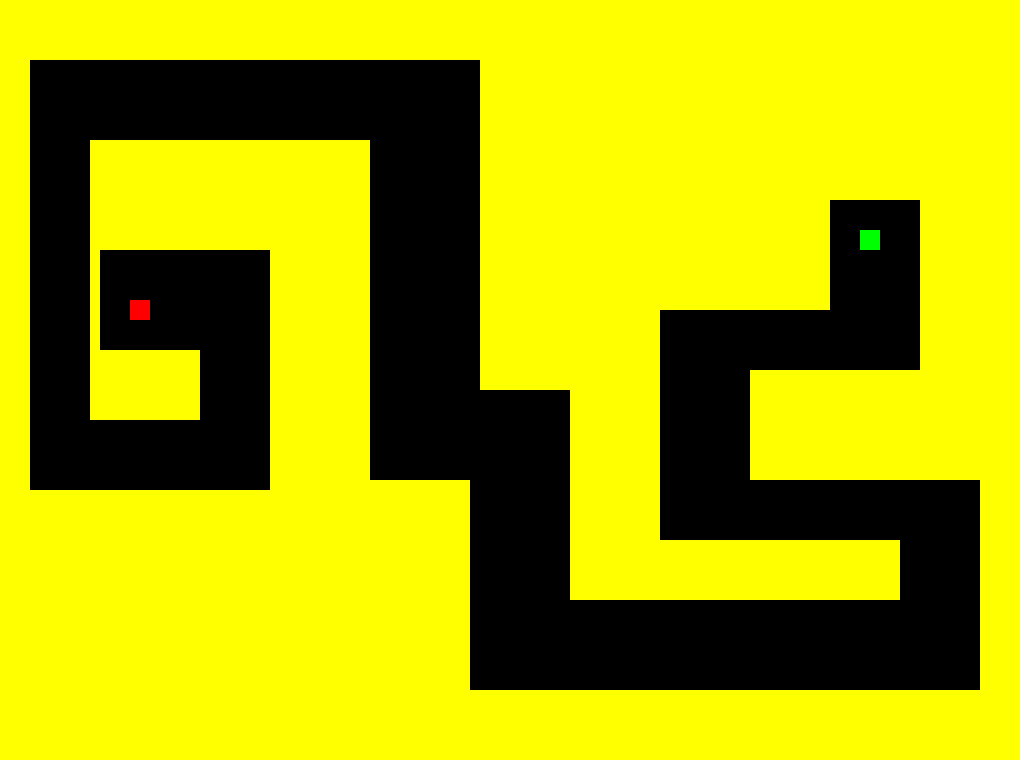

Rendered tile map (Tiled .tmx) drawn with the repository's tilesets; below, a short description and the map source with its tile grids summarised:
An orthogonal 102x76 tile map with 10x10 px tiles, 1 tile layer (Tile Layer 1) and 48 objects (start, end).

<map version="1.0" orientation="orthogonal" renderorder="right-down" width="102" height="76" tilewidth="10" tileheight="10">
 <tileset firstgid="1" name="devtiles" tilewidth="10" tileheight="10">
  <image source="../art/devtiles.png" width="100" height="100" />
 </tileset>
 <layer name="Tile Layer 1" width="102" height="76">
  <data>[7752 cells, 5217 non-empty, 3 distinct tile ids]</data>
 </layer>
 <objectgroup name="poi">
  <object name="Start" type="start" x="860" y="230" width="20" height="20" />
  <object name="End" type="end" x="130" y="300" width="20" height="20" />
 </objectgroup>
 <objectgroup name="Walls">
  <object x="830" y="200">
   <polyline points="0,0 90,0" />
  </object>
  <object x="660" y="310">
   <polyline points="0,0 170,0" />
  </object>
  <object x="750" y="370">
   <polyline points="0,0 170,0" />
  </object>
  <object x="830" y="200">
   <polyline points="0,0 0,110" />
  </object>
  <object x="920" y="200">
   <polyline points="0,0 0,170" />
  </object>
  <object x="660" y="310">
   <polyline points="0,0 0,230" />
  </object>
  <object x="750" y="370">
   <polyline points="0,0 0,110" />
  </object>
  <object x="750" y="480">
   <polyline points="0,0 230,0" />
  </object>
  <object x="660" y="540">
   <polyline points="0,0 240,0" />
  </object>
  <object x="900" y="540">
   <polyline points="0,0 0,60" />
  </object>
  <object x="980" y="480">
   <polyline points="0,0 0,210" />
  </object>
  <object x="570" y="600">
   <polyline points="0,0 330,0" />
  </object>
  <object x="470" y="690">
   <polyline points="0,0 510,0" />
  </object>
  <object x="570" y="390">
   <polyline points="0,0 0,210" />
  </object>
  <object x="470" y="480">
   <polyline points="0,0 0,210" />
  </object>
  <object x="480" y="390">
   <polyline points="0,0 90,0" />
  </object>
  <object x="370" y="480">
   <polyline points="0,0 100,0" />
  </object>
  <object x="370" y="140">
   <polyline points="0,0 0,340" />
  </object>
  <object x="90" y="140">
   <polyline points="0,0 280,0" />
  </object>
  <object x="480" y="60">
   <polyline points="0,0 0,330" />
  </object>
  <object x="30" y="60">
   <polyline points="0,0 450,0" />
  </object>
  <object x="30" y="60">
   <polyline points="0,0 0,430" />
  </object>
  <object x="30" y="490">
   <polyline points="0,0 240,0" />
  </object>
  <object x="90" y="140">
   <polyline points="0,0 0,280" />
  </object>
  <object x="90" y="420">
   <polyline points="0,0 110,0" />
  </object>
  <object x="100" y="350">
   <polyline points="0,0 100,0" />
  </object>
  <object x="100" y="250">
   <polyline points="0,0 170,0" />
  </object>
  <object x="270" y="250">
   <polyline points="0,0 0,240" />
  </object>
  <object x="100" y="250">
   <polyline points="0,0 0,100" />
  </object>
 </objectgroup>
 <objectgroup name="DeadZones">
  <object x="90" y="350" width="110" height="70" />
  <object x="90" y="140" width="280" height="110" />
  <object x="90" y="250" width="10" height="100" />
  <object x="270" y="250" width="100" height="230" />
  <object x="0" y="0" width="830" height="60" />
  <object x="480" y="60" width="350" height="250" />
  <object x="830" y="0" width="190" height="200" />
  <object x="920" y="200" width="100" height="280" />
  <object x="750" y="370" width="170" height="110" />
  <object x="480" y="310" width="180" height="80" />
  <object x="570" y="390" width="90" height="210" />
  <object x="660" y="540" width="240" height="60" />
  <object x="980" y="480" width="40" height="210" />
  <object x="0" y="60" width="30" height="430" />
  <object x="0" y="490" width="270" height="270" />
  <object x="270" y="480" width="200" height="280" />
  <object x="470" y="690" width="550" height="70" />
 </objectgroup>
</map>
